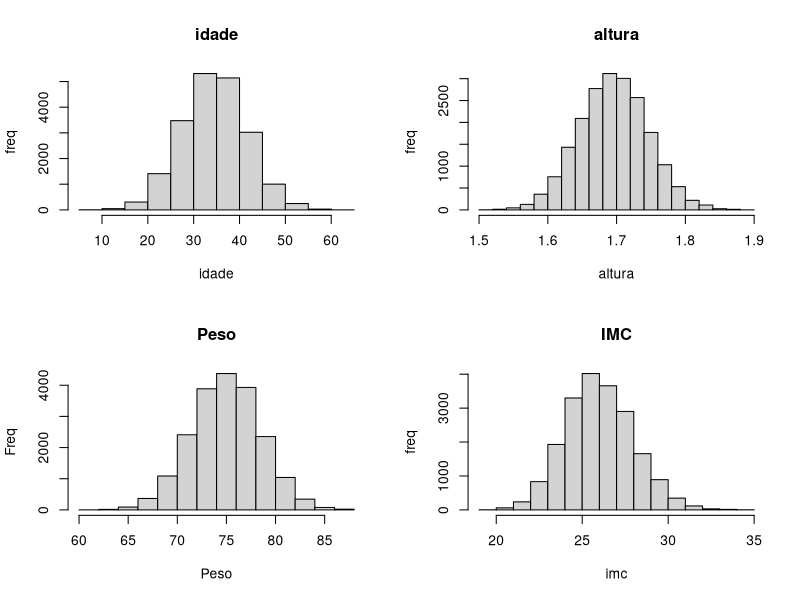
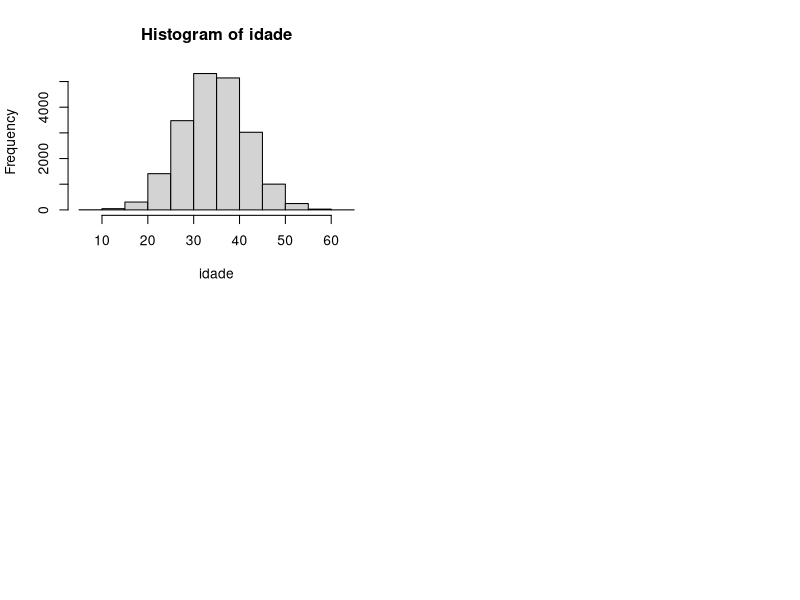
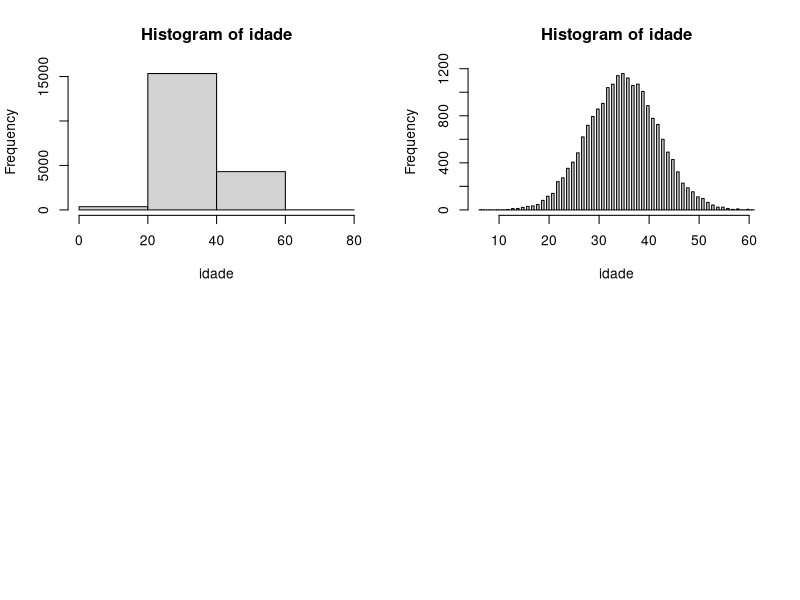
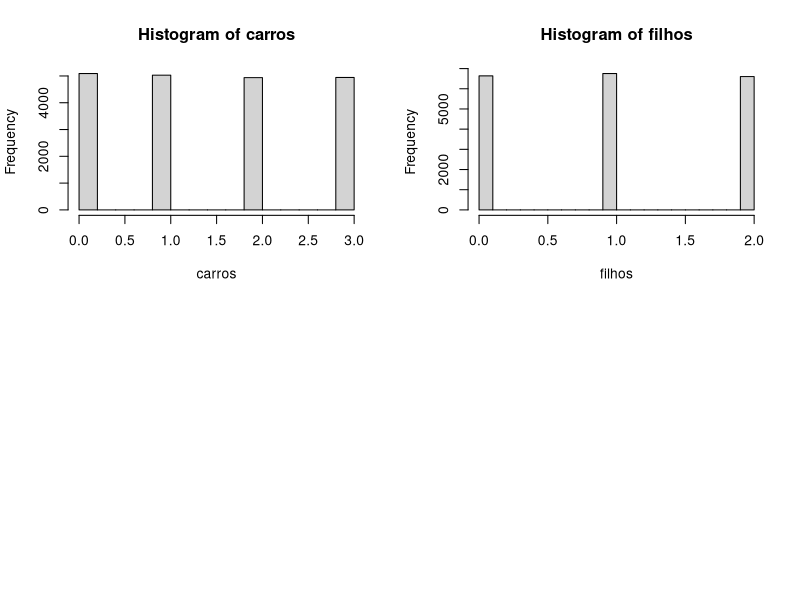

Generate these figures, in order, with R:
p = 200000
n = 20000
set.seed(1234)
idade = abs(round(rnorm(n,35,7),0))
altura = abs(round(rnorm(n,1.7,0.05),2))
peso = abs(round(rnorm(n, 75, 3.5),2))
imc = round(peso / altura ** 2 , 2)
par(mfrow=c(2,2))
hist(idade,main='idade',ylab='freq',xlab='idade')
hist(altura,main='altura',ylab='freq',xlab='altura')
hist(peso,main='Peso',ylab='Freq',xlab='Peso')
hist(imc,main='IMC',ylab='freq',xlab='imc')

hist_idade = hist(idade)       
str(hist_idade)

# breaks = Intervalos do histograma
# Counts = 
# Density =
# Mids = 
# Xname = 
# Equidist = 

# plot(nomeDoHistograma) retorna o histograma
par(mfrow=c(2,2))
hist(idade, breaks = 2)
hist(idade , breaks = 100)

salario = abs(round(rnorm(n, 3000,300),2))
summary(salario)

pop_carros = rep(c(0,1,2,3), p)
carros = sample(pop_carros, n)

# Replace false é como se você tivesse um baralho você pega uma carta e tira 
# ou seja você diminui em 1 carta a chance de pegar outra

# Replace true é como se pegasse uma carta de um baralho 
#e devolver ela depois ou seja a chance de você tirar ela novamente é a mesma

table(carros)
carros

pop_filhos = rep(c(0,1,2), p)
filhos = sample(pop_filhos , n)
rm(pop_filhos)
table(filhos)

par(mfrow=c(2,2))
hist(carros)
hist(filhos)

pop_escola = rep(c(0,1,2,3,4,5,6),p)
escola.temp = sample(pop_escola, n) # Variável temporária
esc = factor(escola.temp,
             levels=c(0,1,2,3,4,5,6),
             labels=c("Analfabeto","1grau",'2grau','3grau','msc','doc','posdoc'),
             ordered=TRUE)

str(esc)
table(esc)

fumante.n =rbinom(n,1,0.40)# Cria uma distribuião binomial = Binário

fumante.f = factor(fumante.n,levels=c(0,1), labels=c("Não","Sim"),
                   ordered=TRUE)
str(fumante.f)

table(fumante.f)

mean(fumante.n)

summary(fumante.f)

pop_sexo = rep(c(1,2),p)
sexo.temp = sample(pop_sexo , n)
sexo = factor(sexo.temp,
              levels=c(1,2),
              labels=c('m','f'),
              ordered=FALSE)

str(sexo)

table(sexo)

pop_prof = rep(0:2, p)
prof.temp = sample(pop_prof, n)

prof = factor(prof.temp,
              levels=c(0,1,2),
              labels=c('Humanas','Exatas','Bio'),
              ordered = FALSE)

str(prof)

table(prof)

df = data.frame(id = 1:n,altura,imc,sexo,esc,prof,fumante.f,fumante.n,
           salario,carros,filhos,idade)
df
View(df)


